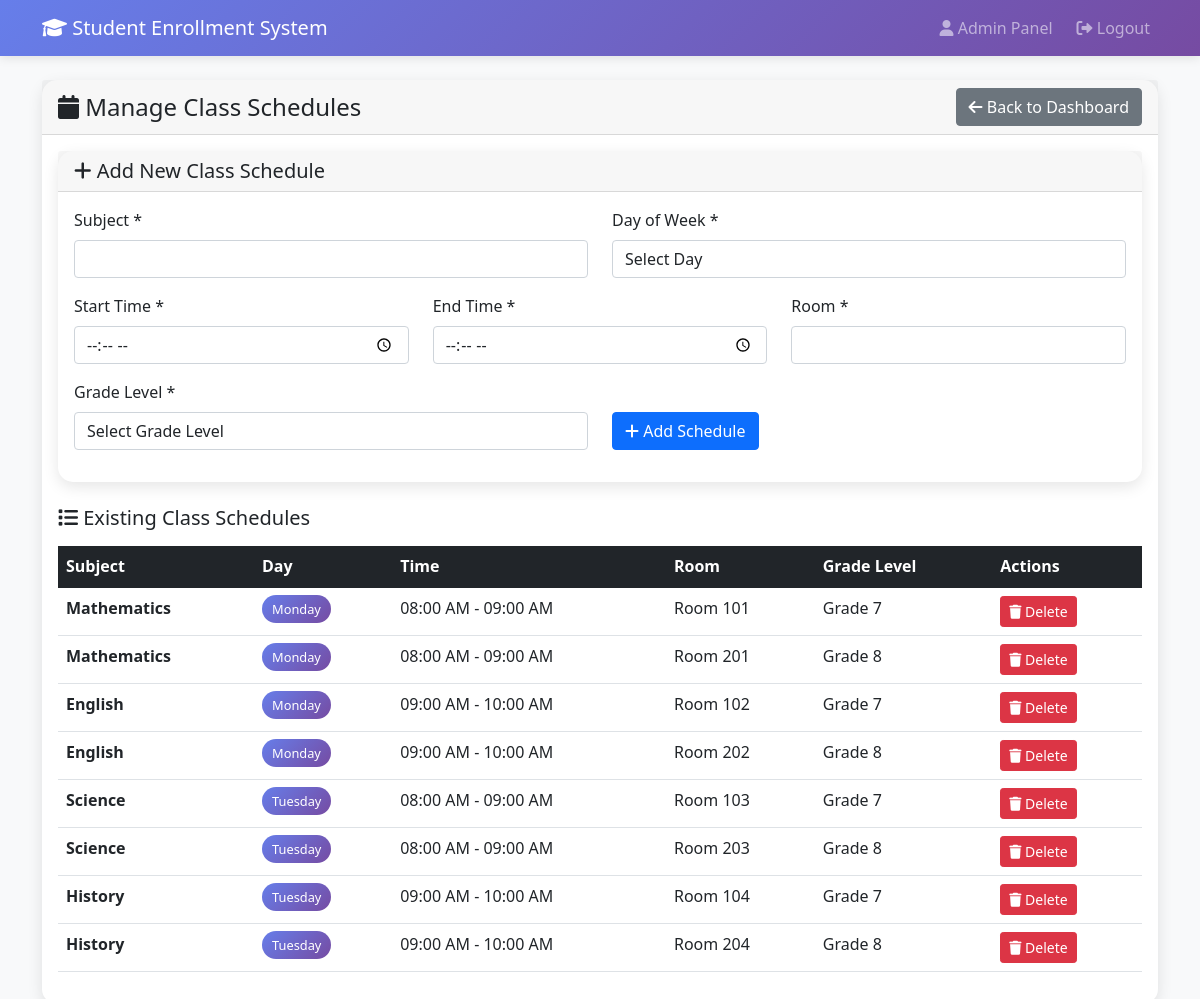
/admin/schedules.php (signed in), run on the app's committed database.
### tables this page shows
CREATE TABLE class_schedules (
    id INT AUTO_INCREMENT PRIMARY KEY,
    subject VARCHAR(100) NOT NULL,
    day_of_week ENUM('Monday', 'Tuesday', 'Wednesday', 'Thursday', 'Friday', 'Saturday') NOT NULL,
    start_time TIME NOT NULL,
    end_time TIME NOT NULL,
    room VARCHAR(20) NOT NULL,
    grade_level ENUM('Grade 7', 'Grade 8', 'Grade 9', 'Grade 10', 'Grade 11', 'Grade 12') NOT NULL,
    created_at TIMESTAMP DEFAULT CURRENT_TIMESTAMP
);

### admin/schedules.php (the view, shortened to what this page needs)
<?php
$database = new Database();
$db = $database->getConnection();
$query = "SELECT * FROM class_schedules ORDER BY day_of_week, start_time";
$stmt = $db->prepare($query);
$stmt->execute();
$schedules = $stmt->fetchAll(PDO::FETCH_ASSOC);
?>
<!DOCTYPE html>
<html lang="en">
<head>
    <link href="https://cdn.jsdelivr.net/npm/bootstrap@5.1.3/dist/css/bootstrap.min.css" rel="stylesheet">
    <link href="https://cdnjs.cloudflare.com/ajax/libs/font-awesome/6.0.0/css/all.min.css" rel="stylesheet">
</head>
<body>
    <nav class="navbar navbar-expand-lg navbar-dark">
        <div class="container">
            <a class="navbar-brand" href="../dashboard.php">
                <i class="fas fa-graduation-cap"></i> Student Enrollment System
            </a>
            <div class="navbar-nav ms-auto">
                <span class="navbar-text me-3">
                    <i class="fas fa-user"></i> Admin Panel
                </span>
                <a class="nav-link" href="../logout.php">
                    <i class="fas fa-sign-out-alt"></i> Logout
                </a>
            </div>
        </div>
    </nav>
    <div class="container mt-4">
        <div class="row">
            <div class="col-12">
                <div class="card">
                    <div class="card-header d-flex justify-content-between align-items-center">
                        <h4 class="mb-0">
                            <i class="fas fa-calendar"></i> Manage Class Schedules
                        </h4>
                        <a href="../dashboard.php" class="btn btn-secondary">
                            <i class="fas fa-arrow-left"></i> Back to Dashboard
                        </a>
                    </div>
                    <div class="card-body">
                        <div class="card mb-4">
                            <div class="card-header">
                                <h5 class="mb-0"><i class="fas fa-plus"></i> Add New Class Schedule</h5>
                            </div>
                            <div class="card-body">
                                <form method="POST" action="">
                                    <div class="row">
                                        <div class="col-md-6 mb-3">
                                            <label for="subject" class="form-label">Subject *</label>
                                            <input type="text" class="form-control" id="subject" name="subject" required>
                                        </div>
                                        <div class="col-md-6 mb-3">
                                            <label for="day_of_week" class="form-label">Day of Week *</label>
                                            <select class="form-control" id="day_of_week" name="day_of_week" required>
                                                <option value="">Select Day</option>
                                            </select>
                                        </div>
                                    </div>
                                    <div class="row">
                                        <div class="col-md-4 mb-3">
                                            <label for="start_time" class="form-label">Start Time *</label>
                                            <input type="time" class="form-control" id="start_time" name="start_time" required>
                                        </div>
                                        <div class="col-md-4 mb-3">
                                            <label for="end_time" class="form-label">End Time *</label>
                                            <input type="time" class="form-control" id="end_time" name="end_time" required>
                                        </div>
                                        <div class="col-md-4 mb-3">
                                            <label for="room" class="form-label">Room *</label>
                                            <input type="text" class="form-control" id="room" name="room" required>
                                        </div>
                                    </div>
                                    <div class="row">
                                        <div class="col-md-6 mb-3">
                                            <label for="grade_level" class="form-label">Grade Level *</label>
                                            <select class="form-control" id="grade_level" name="grade_level" required>
                                                <option value="">Select Grade Level</option>
                                            </select>
                                        </div>
                                        <div class="col-md-6 mb-3 d-flex align-items-end">
                                            <button type="submit" class="btn btn-primary">
                                                <i class="fas fa-plus"></i> Add Schedule
                                            </button>
                                        </div>
                                    </div>
                                </form>
                            </div>
                        </div>
                        <h5 class="mb-3"><i class="fas fa-list"></i> Existing Class Schedules</h5>
                        <?php if (empty($schedules)): ?>
                            <div class="text-center text-muted py-5">
                                <i class="fas fa-calendar-times fa-3x mb-3"></i>
                                <h5>No class schedules found</h5>
                                <p>No class schedules have been created yet.</p>
                            </div>
                        <?php else: ?>
                            <div class="table-responsive">
                                <table class="table table-hover">
                                    <thead class="table-dark">
                                        <tr>
                                            <th>Subject</th>
                                            <th>Day</th>
                                            <th>Time</th>
                                            <th>Room</th>
                                            <th>Grade Level</th>
                                            <th>Actions</th>
                                        </tr>
                                    </thead>
                                    <tbody>
                                        <?php foreach ($schedules as $schedule): ?>
                                            <tr>
                                                <td><strong><?php echo htmlspecialchars($schedule['subject']); ?></strong></td>
                                                <td>
                                                    <span class="day-badge">
                                                        <?php echo htmlspecialchars($schedule['day_of_week']); ?>
                                                    </span>
                                                </td>
                                                <td>
                                                    <?php
                                                    echo date('h:i A', strtotime($schedule['start_time'])) . ' - ' .
                                                         date('h:i A', strtotime($schedule['end_time']));
                                                    ?>
                                                </td>
                                                <td><?php echo htmlspecialchars($schedule['room']); ?></td>
                                                <td><?php echo htmlspecialchars($schedule['grade_level']); ?></td>
                                                <td>
                                                    <form method="POST" style="display: inline;">
                                                        <button type="submit" class="btn btn-danger btn-sm"
                                                                onclick="return confirm('Are you sure you want to delete this class schedule?')">
                                                            <i class="fas fa-trash"></i> Delete
                                                        </button>
                                                    </form>
                                                </td>
                                            </tr>
                                        <?php endforeach; ?>
                                    </tbody>
                                </table>
                            </div>
                        <?php endif; ?>
                    </div>
                </div>
            </div>
        </div>
    </div>
</body>
</html>

### admin/schedules.php (style rules this page uses)
body { background: #f8f9fa; }
.navbar { background: linear-gradient(135deg, #667eea 0%, #764ba2 100%); box-shadow: 0 2px 10px rgba(0,0,0,0.1); }
.card { border-radius: 15px; border: none; box-shadow: 0 5px 15px rgba(0,0,0,0.1); }
.day-badge { background: linear-gradient(135deg, #667eea 0%, #764ba2 100%); color: white; padding: 5px 10px; border-radius: 20px; font-size: 0.8rem; }

### data on the page
class_schedules: subject "Mathematics", day_of_week "Monday", start_time "08:00 AM", end_time "09:00 AM", room "Room 101", grade_level "Grade 7"
class_schedules: subject "Mathematics", day_of_week "Monday", start_time "08:00 AM", end_time "09:00 AM", room "Room 201", grade_level "Grade 8"
class_schedules: subject "English", day_of_week "Monday", start_time "09:00 AM", end_time "10:00 AM", room "Room 102", grade_level "Grade 7"
class_schedules: subject "English", day_of_week "Monday", start_time "09:00 AM", end_time "10:00 AM", room "Room 202", grade_level "Grade 8"
class_schedules: subject "Science", day_of_week "Tuesday", start_time "08:00 AM", end_time "09:00 AM", room "Room 103", grade_level "Grade 7"
class_schedules: subject "Science", day_of_week "Tuesday", start_time "08:00 AM", end_time "09:00 AM", room "Room 203", grade_level "Grade 8"
class_schedules: subject "History", day_of_week "Tuesday", start_time "09:00 AM", end_time "10:00 AM", room "Room 104", grade_level "Grade 7"
class_schedules: subject "History", day_of_week "Tuesday", start_time "09:00 AM", end_time "10:00 AM", room "Room 204", grade_level "Grade 8"
